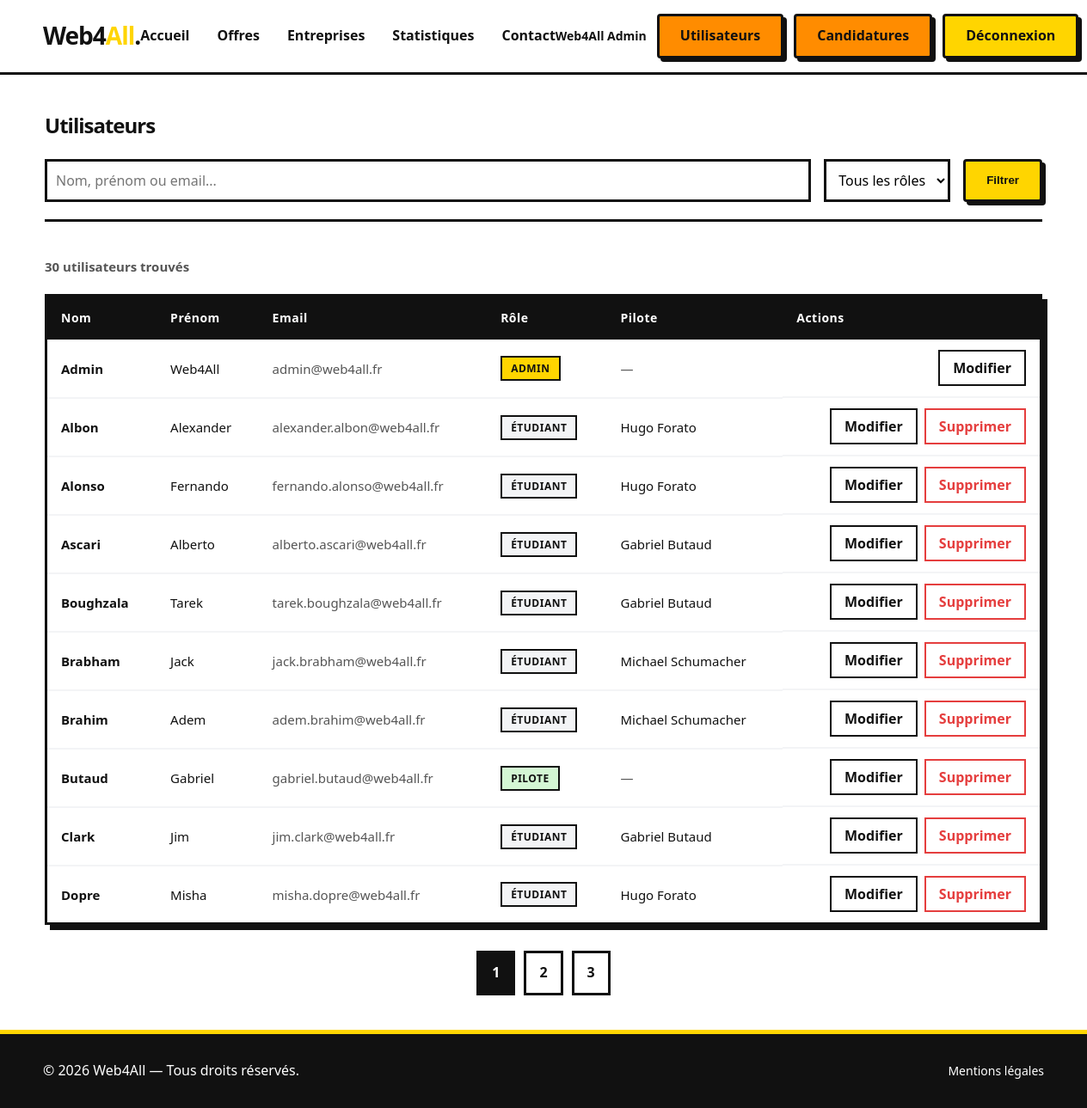
The app's page /utilisateurs (signed in) with its own data.
### tables this page shows
CREATE TABLE users (
    id INT AUTO_INCREMENT PRIMARY KEY,
    nom VARCHAR(100),
    prenom VARCHAR(100),
    email VARCHAR(255) UNIQUE,
    password VARCHAR(255),
    role ENUM('admin','pilote','etudiant'),
    id_pilote INT NULL,
    FOREIGN KEY (id_pilote) REFERENCES users(id)
);

### app/controllers/usercontroller.php (called while the page is built, shortened)
<?php
class UserController
{
    private User $userModel;
    public function __construct()
    {
        $this->userModel = new User();
    }
    public function index(): void
    {
        $search = trim($_GET['search'] ?? '');
        $role   = $_GET['role'] ?? '';
        $page   = max(1, (int)($_GET['page'] ?? 1));
        $limit  = 10;
        $offset = ($page - 1) * $limit;
        $users      = $this->userModel->searchAll($search, $role, $limit, $offset);
        $total      = $this->userModel->countAll($search, $role);
        $totalPages = (int)ceil($total / $limit);
        require __DIR__ . '/../views/users/index.php';
    }
}

### config/database.php (called while the page is built)
<?php
class Database
{
    private static ?Database $instance = null;
    private PDO $connection;
    private function __construct()
    {
        $this->connection = new PDO(
            'mysql:host=localhost;dbname=projet_web;charset=utf8',
            'web4all',
            'Web4All2026!',
            [PDO::ATTR_ERRMODE => PDO::ERRMODE_EXCEPTION]
        );
    }
    public static function getInstance(): Database
    {
        if (self::$instance === null) {
            self::$instance = new Database();
        }
        return self::$instance;
    }
    public function getConnection(): PDO
    {
        return $this->connection;
    }
}

### app/models/user.php (called while the page is built, shortened)
<?php
require_once __DIR__ . '/../../config/database.php';
class User
{
    private PDO $db;
    public function __construct()
    {
        $this->db = Database::getInstance()->getConnection();
    }
    public function searchAll(string $search, string $role, int $limit, int $offset): array {
        $conditions = ['1=1'];
        $params = [];
        $where = implode(' AND ', $conditions);
        $stmt = $this->db->prepare(
            "SELECT " . self::SAFE_COLUMNS . ", p.nom AS pilote_nom, p.prenom AS pilote_prenom
            FROM users u
            LEFT JOIN users p ON u.id_pilote = p.id
            WHERE $where
            ORDER BY u.nom, u.prenom
            LIMIT :limit OFFSET :offset"
        );
        $stmt->bindValue(':limit',  $limit,  PDO::PARAM_INT);
        $stmt->bindValue(':offset', $offset, PDO::PARAM_INT);
        $stmt->execute();
        return $stmt->fetchAll(PDO::FETCH_ASSOC);
    }
    public function countAll(string $search, string $role): int
    {
        $conditions = ['1=1'];
        $params     = [];
        $where = implode(' AND ', $conditions);
        $stmt  = $this->db->prepare("SELECT COUNT(*) FROM users u WHERE $where");
        $stmt->execute();
        return (int)$stmt->fetchColumn();
    }
}

### app/views/users/index.php (the view, shortened to what this page needs)
<?php
require __DIR__ . '/../layout/header.php';
$roleLabels = ['admin' => 'Admin', 'pilote' => 'Pilote', 'etudiant' => 'Étudiant'];
$roleBadgeClass = ['admin' => 'badge-admin', 'pilote' => 'badge-pilote', 'etudiant' => 'badge-etudiant'];
?>
<main class="page-container">
    <section class="page-header">
        <h1>Utilisateurs</h1>
        <form method="GET" action="/utilisateurs" class="search-filters">
            <input
                type="text"
                name="search"
                placeholder="Nom, prénom ou email..."
                value="<?= htmlspecialchars($search, ENT_QUOTES, 'UTF-8') ?>"
            >
            <select name="role">
                <option value="">Tous les rôles</option>
            </select>
            <button type="submit" class="btn-primary">Filtrer</button>
        </form>
    </section>
    <p class="results-count">
        <?= $total ?> utilisateur<?= $total > 1 ? 's' : '' ?> trouvé<?= $total > 1 ? 's' : '' ?>
    </p>
    <?php if (empty($users)): ?>
        <p class="empty-state">Aucun utilisateur ne correspond à votre recherche.</p>
    <?php else: ?>
        <div class="users-table-wrapper">
            <table class="users-table">
                <thead>
                    <tr>
                        <th>Nom</th>
                        <th>Prénom</th>
                        <th>Email</th>
                        <th>Rôle</th>
                        <th>Pilote</th>
                        <th class="col-actions">Actions</th>
                    </tr>
                </thead>
                <tbody>
                    <?php foreach ($users as $u): ?>
                        <tr>
                            <td class="td-bold"><?= htmlspecialchars($u['nom'],    ENT_QUOTES, 'UTF-8') ?></td>
                            <td><?= htmlspecialchars($u['prenom'], ENT_QUOTES, 'UTF-8') ?></td>
                            <td class="td-muted"><?= htmlspecialchars($u['email'],  ENT_QUOTES, 'UTF-8') ?></td>
                            <td>
                                <span class="role-badge <?= $roleBadgeClass[$u['role']] ?? '' ?>">
                                    <?= $roleLabels[$u['role']] ?? $u['role'] ?>
                                </span>
                            </td>
                            <td>
                                <?php if ($u['role'] === 'etudiant' && !empty($u['pilote_nom'])): ?>
                                    <span class="pilote-name">
                                        <?= htmlspecialchars($u['pilote_prenom'] . ' ' . $u['pilote_nom'], ENT_QUOTES, 'UTF-8') ?>
                                    </span>
                                <?php elseif ($u['role'] === 'etudiant'): ?>
                                    <span class="td-muted">Aucun pilote</span>
                                <?php else: ?>
                                    <span class="td-muted">—</span>
                                <?php endif; ?>
                            </td>
                            <td class="td-actions">
                                <a href="/utilisateurs/<?= (int)$u['id'] ?>/modifier" class="btn-secondary">Modifier</a>
                                <?php if ((int)$u['id'] !== (int)$_SESSION['user_id']): ?>
                                    <form method="POST"
                                          action="/utilisateurs/<?= (int)$u['id'] ?>/supprimer"
                                          style="display:inline"
                                          onsubmit="return confirm('Supprimer cet utilisateur ?')">
                                        <button type="submit" class="btn-secondary btn-danger">Supprimer</button>
                                    </form>
                                <?php endif; ?>
                            </td>
                        </tr>
                    <?php endforeach; ?>
                </tbody>
            </table>
        </div>
        <?php if ($totalPages > 1): ?>
            <nav class="pagination" style="margin-top:30px;">
                <?php
                $queryParams = array_filter(['search' => $search, 'role' => $role]);
                for ($i = 1; $i <= $totalPages; $i++):
                ?>
                    <a href="/utilisateurs?<?= http_build_query(array_merge($queryParams, ['page' => $i])) ?>"
                       class="btn-page <?= $i === $page ? 'active' : '' ?>">
                        <?= $i ?>
                    </a>
                <?php endfor; ?>
            </nav>
        <?php endif; ?>
    <?php endif; ?>
</main>
<?php require __DIR__ . '/../layout/footer.php'; ?>

### public/index.php (shortened to what this page needs)
<?php
spl_autoload_register(function ($class) {
    $paths = ['app/controllers/', 'app/models/', 'config/'];
    foreach ($paths as $path) {
        $file = __DIR__ . '/../' . $path . strtolower($class) . '.php';
        if (file_exists($file)) {
            return;
        }
    }
});
class Router
{
    private array $routes = [];
    public function get(string $path, string $callback): void
    {
        $this->routes['GET'][$path] = $callback;
    }
    public function post(string $path, string $callback): void
    {
        $this->routes['POST'][$path] = $callback;
    }
    public function run(): void
    {
        $method = $_SERVER['REQUEST_METHOD'];
        $path   = parse_url($_SERVER['REQUEST_URI'], PHP_URL_PATH);
        foreach ($this->routes[$method] as $routePath => $callback) {
            $regex = "@^" . preg_replace('/\{[a-zA-Z0-9]+\}/', '([a-zA-Z0-9]+)', $routePath) . "$@";
            if (preg_match($regex, $path, $matches)) {
                array_shift($matches);
                $matches = array_map(fn($m) => is_numeric($m) ? (int)$m : $m, $matches);
                [$controllerName, $methodName] = explode('@', $callback);
                $controller = new $controllerName();
                call_user_func_array([$controller, $methodName], $matches);
                return;
            }
        }
    }
}
$router = new Router();
$router->get('/', 'HomeController@index');
$router->get('/api/offres/autocomplete-titre', 'OffreController@autocompleteTitre');
$router->get('/api/offres/autocomplete-ville', 'OffreController@autocompleteVille');
$router->get('/offres',                      'OffreController@index');
$router->get('/offres/creer',                'OffreController@create');
$router->post('/offres/creer',               'OffreController@create');
$router->get('/offres/{id}',                 'OffreController@show');
$router->get('/offres/{id}/modifier',        'OffreController@edit');
$router->post('/offres/{id}/modifier',       'OffreController@edit');
$router->post('/offres/{id}/supprimer',      'OffreController@delete');
$router->get('/offres/{id}/postuler',        'CandidatureController@form');
$router->post('/offres/{id}/postuler',       'CandidatureController@postuler');
$router->get('/api/entreprises/autocomplete',  'EntrepriseController@autocomplete');
$router->get('/api/entreprises/autocomplete-ville', 'EntrepriseController@autocompleteVille');
$router->get('/entreprises',                 'EntrepriseController@index');
$router->get('/entreprises/creer',           'EntrepriseController@create');
$router->post('/entreprises/creer',          'EntrepriseController@create');
$router->get('/entreprises/{id}',            'EntrepriseController@show');
$router->get('/entreprises/{id}/modifier',   'EntrepriseController@edit');
$router->post('/entreprises/{id}/modifier',  'EntrepriseController@edit');
$router->post('/entreprises/{id}/supprimer', 'EntrepriseController@delete');
$router->post('/entreprises/{id}/evaluer',   'EntrepriseController@evaluer');
$router->get('/candidatures',                'CandidatureController@index');
$router->post('/candidatures/{id}/supprimer', 'CandidatureController@supprimer');
$router->get('/wishlist',                    'WishlistController@index');
$router->post('/wishlist/toggle',            'WishlistController@toggle');
$router->get('/login',                       'AuthController@loginForm');
$router->post('/login',                      'AuthController@login');
$router->get('/logout',                      'AuthController@logout');
$router->get('/register',                    'RegisterController@registerForm');
$router->post('/register',                   'RegisterController@register');
$router->get('/utilisateurs',                'UserController@index');
$router->get('/utilisateurs/{id}/modifier',  'UserController@edit');
$router->post('/utilisateurs/{id}/modifier', 'UserController@edit');
$router->post('/utilisateurs/{id}/supprimer','UserController@delete');
$router->get('/statistiques',                'StatistiquesController@index');
$router->get('/contact',                     'ContactController@index');
$router->post('/contact',                    'ContactController@index');
$router->get('/mentions-legales',            'MentionsController@index');
$router->run();

### public/css/style.css (style rules this page uses)
:root { --bg-blanc: #FFFFFF; --texte-noir: #111111; --accent-jaune: #FFD500; --gris-tres-clair: #F3F4F6; --accent-orange: #FF8C00; }
* { margin: 0; padding: 0; box-sizing: border-box; }
body { font-family: system-ui, -apple-system, BlinkMacSystemFont, 'Segoe UI', Roboto, sans-serif; background-color: var(--bg-blanc); color: var(--texte-noir); line-height: 1.6; }
h1, h2, h3 { font-weight: 800; letter-spacing: -1px; }
.btn-primary { background-color: var(--accent-jaune); color: var(--texte-noir); text-decoration: none; padding: 10px 24px; font-weight: 800; border: 3px solid var(--texte-noir); border-radius: 4px; box-shadow: 4px 4px 0px var(--texte-noir); transition: all 0.2s ease; }
.btn-secondary { background-color: transparent; color: var(--texte-noir); text-decoration: none; font-weight: bold; border: 2px solid var(--texte-noir); padding: 8px 15px; transition: background-color 0.2s; display: inline-flex; align-items: center; justify-content: center; font-size: 1rem; font-family: inherit; line-height: normal; cursor: pointer; box-sizing: border-box; }
.btn-danger { border-color: #E53E3E; color: #E53E3E; }
.btn-page { padding: 10px 15px; border: 3px solid var(--texte-noir); background-color: var(--bg-blanc); font-weight: bold; cursor: pointer; text-decoration: none; color: var(--texte-noir); }
.btn-page:hover, .btn-page.active { background-color: var(--texte-noir); color: var(--bg-blanc); }
button.btn-primary { cursor: pointer; display: inline-block; }
.results-count { margin-bottom: 20px; font-weight: 600; color: #555; font-size: 15px; }
.pagination { display: flex; justify-content: center; gap: 10px; margin-top: 30px; flex-wrap: wrap; }
.page-container { max-width: 1200px; margin: 0 auto; padding: 40px 20px; }
.page-header { margin-bottom: 40px; border-bottom: 3px solid var(--texte-noir); padding-bottom: 20px; }
.search-filters { display: flex; gap: 15px; margin-top: 20px; flex-wrap: wrap; }
.search-filters input { flex: 1; min-width: 160px; padding: 10px; border: 3px solid var(--texte-noir); font-family: inherit; font-size: 16px; }
.search-filters select { padding: 10px; border: 3px solid var(--texte-noir); font-family: inherit; font-size: 16px; background-color: var(--bg-blanc); cursor: pointer; outline: none; }
.users-table-wrapper { border: 3px solid var(--texte-noir); box-shadow: 6px 6px 0px var(--texte-noir); overflow-x: auto; }
.users-table { width: 100%; border-collapse: collapse; }
.users-table thead tr { background-color: var(--texte-noir); color: var(--bg-blanc); }
.users-table th { padding: 14px 16px; text-align: left; font-size: 14px; font-weight: 800; letter-spacing: 0.5px; }
.users-table td { padding: 12px 16px; border-bottom: 2px solid var(--gris-tres-clair); font-size: 15px; }
.users-table tbody tr:last-child td { border-bottom: none; }
.td-bold { font-weight: 700; }
.td-muted { color: #555; }
.col-actions { text-align: right; }
.td-actions { display: flex; gap: 8px; justify-content: flex-end; align-items: center; }
.role-badge { display: inline-block; padding: 3px 10px; font-size: 12px; font-weight: 800; border: 2px solid var(--texte-noir); text-transform: uppercase; letter-spacing: 0.5px; }
.badge-admin { background-color: var(--accent-jaune); }
.badge-pilote { background-color: #d4f7d4; }
.badge-etudiant { background-color: var(--gris-tres-clair); }

### records on screen
users: nom "Admin", prenom "Web4All", email "admin@web4all.fr", role "ADMIN"
users: nom "Albon", prenom "Alexander", email "alexander.albon@web4all.fr", role "ÉTUDIANT", id_pilote.nom "Hugo Forato"
users: nom "Alonso", prenom "Fernando", email "fernando.alonso@web4all.fr", role "ÉTUDIANT", id_pilote.nom "Hugo Forato"
users: nom "Ascari", prenom "Alberto", email "alberto.ascari@web4all.fr", role "ÉTUDIANT", id_pilote.nom "Gabriel Butaud"
users: nom "Boughzala", prenom "Tarek", email "tarek.boughzala@web4all.fr", role "ÉTUDIANT", id_pilote.nom "Gabriel Butaud"
users: nom "Brabham", prenom "Jack", email "jack.brabham@web4all.fr", role "ÉTUDIANT", id_pilote.nom "Michael Schumacher"
users: nom "Brahim", prenom "Adem", email "adem.brahim@web4all.fr", role "ÉTUDIANT", id_pilote.nom "Michael Schumacher"
users: nom "Butaud", prenom "Gabriel", email "gabriel.butaud@web4all.fr", role "PILOTE"
users: nom "Clark", prenom "Jim", email "jim.clark@web4all.fr", role "ÉTUDIANT", id_pilote.nom "Gabriel Butaud"
users: nom "Dopre", prenom "Misha", email "misha.dopre@web4all.fr", role "ÉTUDIANT", id_pilote.nom "Hugo Forato"

### other values on screen
$total "30"
